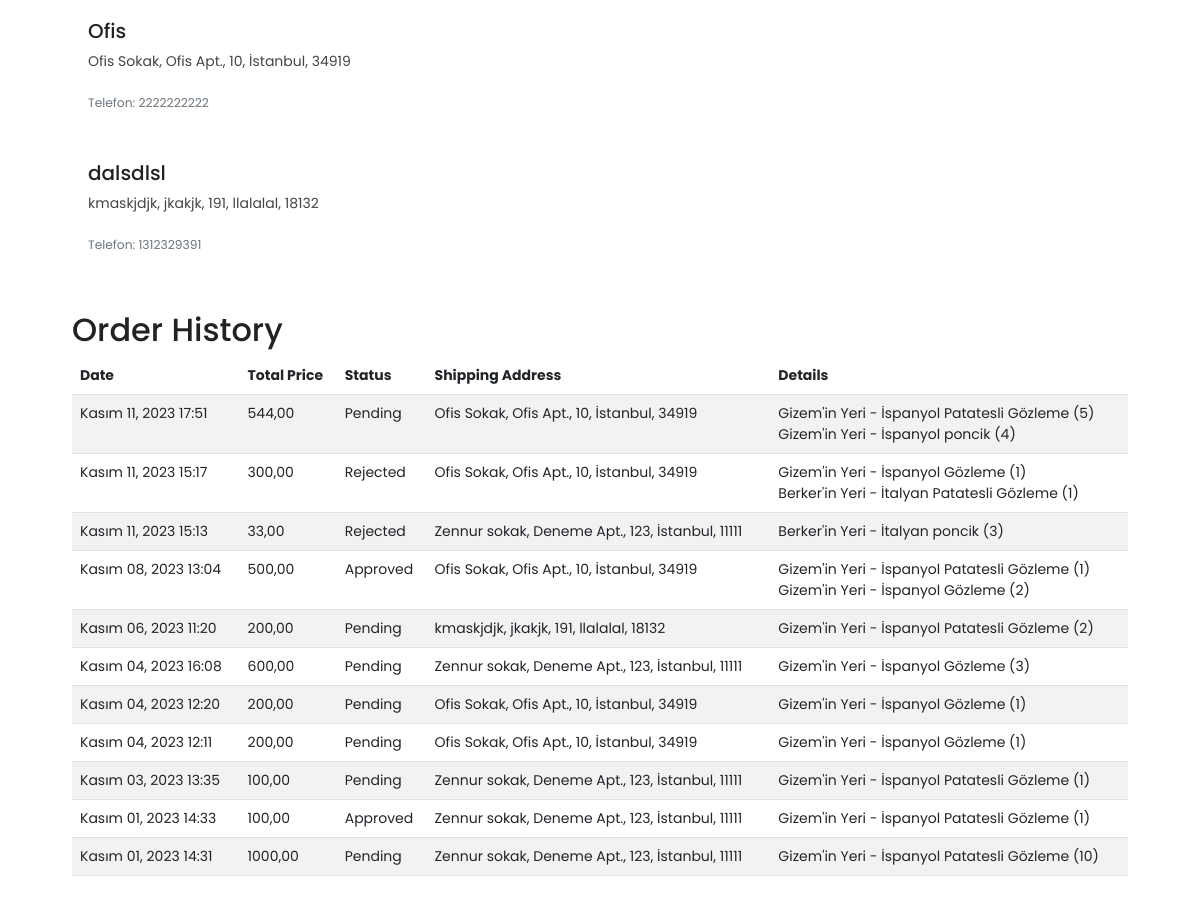
The page /profile (signed in, middle part) on the database as committed earlier.
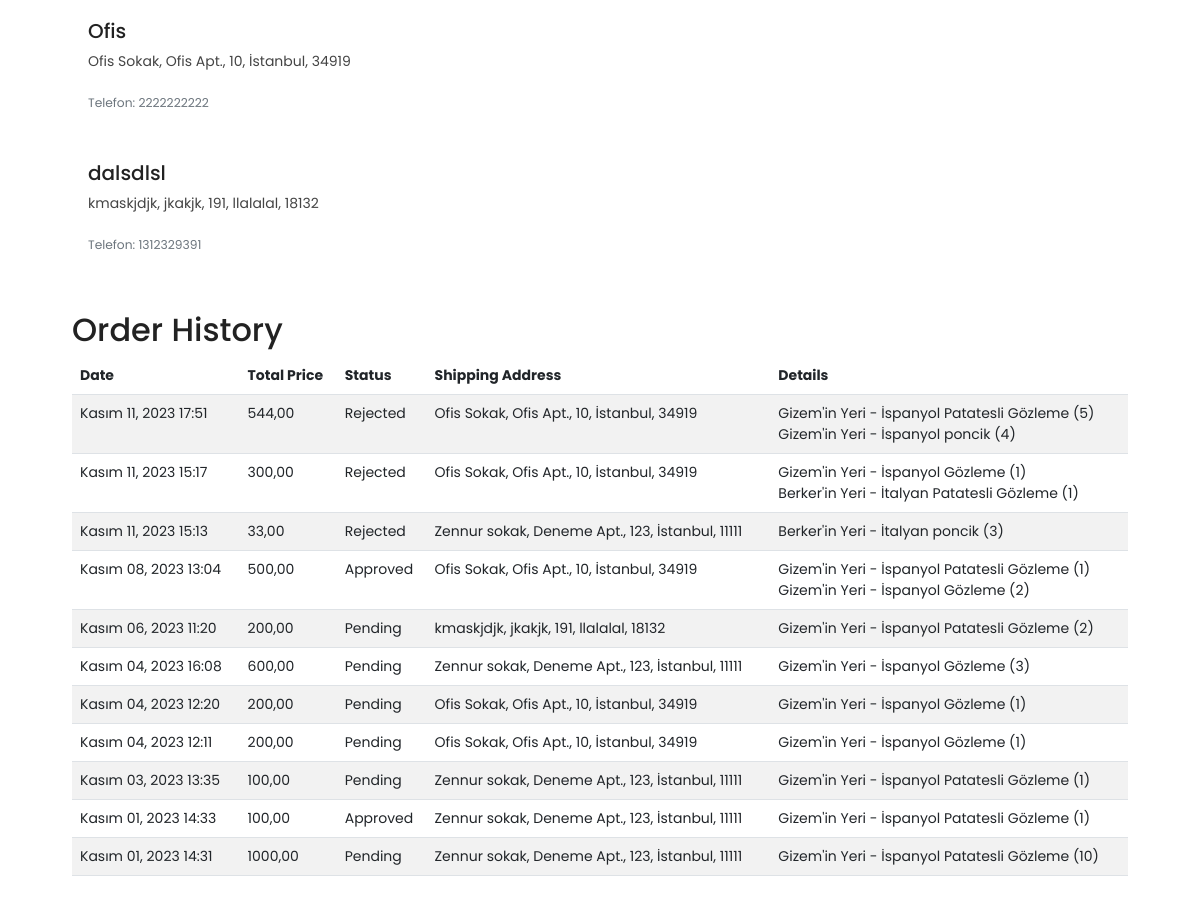
The same page on the database as committed later.
### fooddelivery/models.py (models this page shows, shortened)
class Order(models.Model):
    STATUS = (
        ('pending', 'Pending'),
        ('approved', 'Approved'),
        ('rejected', 'Rejected'),
        ('delivered', 'Delivered'),
    )
    customer = models.ForeignKey(Customer, on_delete=models.CASCADE, related_name="orders")  # Hangi kullanıcının siparişi olduğu
    menu = models.ManyToManyField(Menu, through='OrderItem')  # Hangi ürünlerin siparişte olduğu
    total_price = models.DecimalField(max_digits=10, decimal_places=2, default=0.00)
    status = models.CharField(max_length=10, choices=STATUS, default='pending')
    shipping_address = models.ForeignKey(Adress, on_delete=models.CASCADE, related_name='orders_adresses')
    created_at = models.DateTimeField(auto_now_add=True)
    updated_at = models.DateTimeField(auto_now=True)
    class Meta:
        db_table = 'order'
        verbose_name = 'Order'
        verbose_name_plural = 'Orders'

class Adress(models.Model):
    customer = models.ForeignKey(Customer, on_delete=models.CASCADE, related_name='customer_addresses')
    name = models.CharField(max_length=100, null=False, blank=False)
    phone = models.CharField(max_length=10, null=True, blank=False, validators=[phone_number_validator])
    street = models.TextField(null=False, blank=False)
    apartment = models.TextField(null=False, blank=False)
    door_number = models.TextField(null=False, blank=False)
    city = models.CharField(max_length=100, null=False, blank=False)
    postal_code = models.CharField(max_length=10, null=False, blank=False)
    created_at = models.DateTimeField(auto_now_add=True)
    updated_at = models.DateTimeField(auto_now=True)
    class Meta:
        db_table = 'adress'
        verbose_name = 'Adress'
        verbose_name_plural = 'Adresses'

### fooddelivery/views.py (the view)
# urls.py: path('profile', views.profile, name='profile'),
@login_required(login_url='/login')
def profile(request):
    customer = request.user
    customer_email = request.user.email
    customer_adress = Adress.objects.filter(customer=request.user)
    address_count = customer.customer_addresses.count()
    order_history = Order.objects.filter(customer=customer).prefetch_related('orderitems__menu').order_by('-created_at')
    can_add_more_addresses = address_count < 5
    form = CustomerAddressForm(request.POST or None) if can_add_more_addresses else None
    if request.method == "POST" and form and form.is_valid():
        address = form.save(commit=False)
        address.customer = customer
        address.save()
        messages.success(request, 'Your address has been created.')
        return redirect('profile')
    if not can_add_more_addresses:
        messages.warning(request, 'You can only add up to 5 addresses.')
    context = {
        'customer_email': customer_email, 'customer_adress': customer_adress, 'order_history': order_history,
        'form': form, 'can_add_more_addresses': can_add_more_addresses, 'address_count': address_count
        }
    return render(request, 'profile.html', context)

### restaurants/models.py (called while the page is built)
    def __str__(self) -> str:
        return f'{self.name}'

    def __str__(self):
        return f'{self.name} - {self.category}'

### fooddelivery/templates/profile.html (shortened to what this page needs)
{% extends "base.html" %}
{% load static %}
{% load crispy_forms_tags %}
{% block content %}
<div class="container py-4">
    <div class="row mt-4">
        <div class="col">
            {% for address in customer_adress %}
                <div class="card mb-3">
                    <div class="card-body">
                        <h5 class="card-title">{{ address.name }}</h5>
                        <p class="card-text">
                            {{ address.street }},
                            {{ address.apartment }},
                            {{ address.door_number }},
                            {{ address.city }},
                            {{ address.postal_code }}
                        </p>
                        <p class="card-text"><small class="text-muted">Telefon: {{ address.phone }}</small></p>
                    </div>
                </div>
            {% endfor %}
        </div>
    </div>
    <div class="row mt-4">
        <div class="col">
            <h2>Order History</h2>
            <table class="table table-striped">
                <thead>
                    <tr>
                        <th>Date</th>
                        <th>Total Price</th>
                        <th>Status</th>
                        <th>Shipping Address</th>
                        <th>Details</th>
                    </tr>
                </thead>
                <tbody>
                    {% for order in order_history %}
                        <tr>
                            <td>{{ order.created_at|date:"F d, Y H:i" }}</td>
                            <td>{{ order.total_price }}</td>
                            <td>{{ order.get_status_display }}</td>
                            <td>
                                {{ order.shipping_address.street }},
                                {{ order.shipping_address.apartment }},
                                {{ order.shipping_address.door_number }},
                                {{ order.shipping_address.city }},
                                {{ order.shipping_address.postal_code }}
                            </td>
                            <td>
                                {% for orderitem in order.orderitems.all %}
                                    {{ orderitem.menu.restaurant }} {{ orderitem.menu.name }} ({{ orderitem.quantity }})<br>
                                {% endfor %}
                            </td>
                        </tr>
                    {% endfor %}
                </tbody>
            </table>
        </div>
    </div>
</div>
{% endblock %}

Rows that differ between the two databases and show on the page:
changed Order "Kasım 11, 2023 17:51": status "Pending" → "Rejected"
